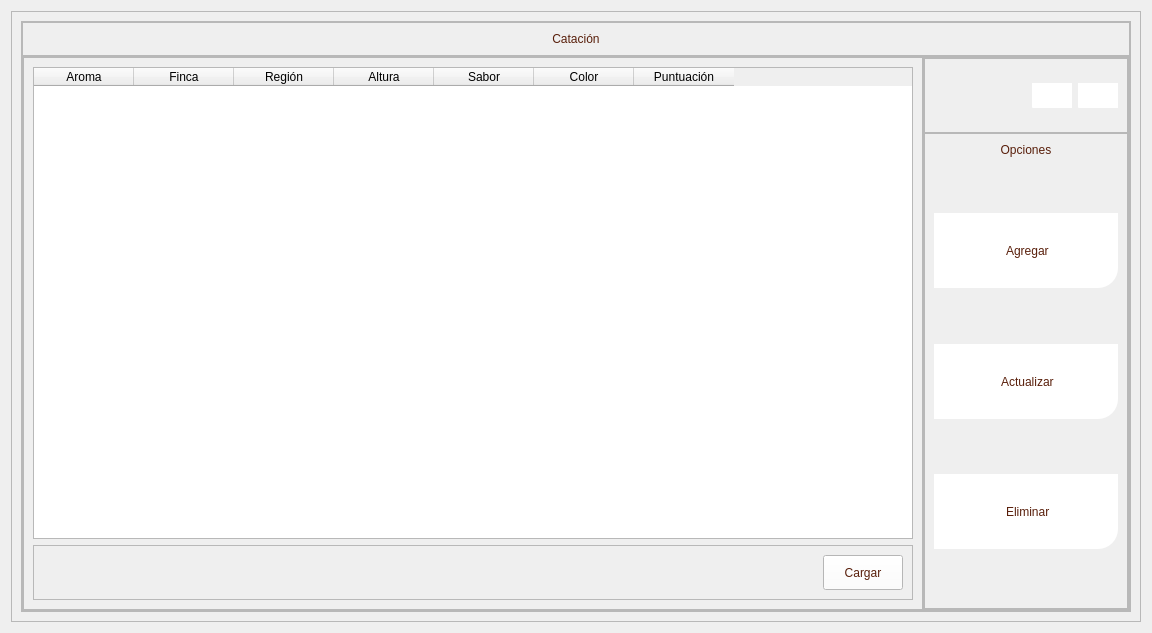
         <widget class="QWidget" name="page_catacion">
          <layout class="QVBoxLayout" name="verticalLayout_45">
           <item>
            <widget class="QFrame" name="frame_111">
             <property name="frameShape">
              <enum>QFrame::StyledPanel</enum>
             </property>
             <property name="frameShadow">
              <enum>QFrame::Raised</enum>
             </property>
             <layout class="QVBoxLayout" name="verticalLayout_51">
              <item>
               <widget class="QFrame" name="frame_118">
                <property name="frameShape">
                 <enum>QFrame::StyledPanel</enum>
                </property>
                <property name="frameShadow">
                 <enum>QFrame::Raised</enum>
                </property>
                <layout class="QVBoxLayout" name="verticalLayout_46">
                 <property name="spacing">
                  <number>0</number>
                 </property>
                 <property name="leftMargin">
                  <number>0</number>
                 </property>
                 <property name="topMargin">
                  <number>0</number>
                 </property>
                 <property name="rightMargin">
                  <number>0</number>
                 </property>
                 <property name="bottomMargin">
                  <number>0</number>
                 </property>
                 <item>
                  <widget class="QFrame" name="frame_119">
                   <property name="maximumSize">
                    <size>
                     <width>16777215</width>
                     <height>50</height>
                    </size>
                   </property>
                   <property name="frameShape">
                    <enum>QFrame::StyledPanel</enum>
                   </property>
                   <property name="frameShadow">
                    <enum>QFrame::Raised</enum>
                   </property>
                   <layout class="QVBoxLayout" name="verticalLayout_47">
                    <item>
                     <widget class="QLabel" name="label_63">
                      <property name="minimumSize">
                       <size>
                        <width>0</width>
                        <height>0</height>
                       </size>
                      </property>
                      <property name="maximumSize">
                       <size>
                        <width>16777215</width>
                        <height>16777215</height>
                       </size>
                      </property>
                      <property name="styleSheet">
                       <string notr="true">color: rgb(89, 31, 11);
font: 75 12pt &quot;Open Sans Semibold&quot;</string>
                      </property>
                      <property name="text">
                       <string>Catación</string>
                      </property>
                      <property name="alignment">
                       <set>Qt::AlignCenter</set>
                      </property>
                     </widget>
                    </item>
                   </layout>
                  </widget>
                 </item>
                 <item>
                  <widget class="QFrame" name="frame_120">
                   <property name="frameShape">
                    <enum>QFrame::StyledPanel</enum>
                   </property>
                   <property name="frameShadow">
                    <enum>QFrame::Raised</enum>
                   </property>
                   <layout class="QHBoxLayout" name="horizontalLayout_68">
                    <property name="spacing">
                     <number>0</number>
                    </property>
                    <property name="leftMargin">
                     <number>0</number>
                    </property>
                    <property name="topMargin">
                     <number>0</number>
                    </property>
                    <property name="rightMargin">
                     <number>0</number>
                    </property>
                    <property name="bottomMargin">
                     <number>0</number>
                    </property>
                    <item>
                     <widget class="QFrame" name="frame_121">
                      <property name="minimumSize">
                       <size>
                        <width>900</width>
                        <height>0</height>
                       </size>
                      </property>
                      <property name="maximumSize">
                       <size>
                        <width>900</width>
                        <height>16777215</height>
                       </size>
                      </property>
                      <property name="frameShape">
                       <enum>QFrame::StyledPanel</enum>
                      </property>
                      <property name="frameShadow">
                       <enum>QFrame::Raised</enum>
                      </property>
                      <layout class="QVBoxLayout" name="verticalLayout_48">
                       <item>
                        <widget class="QTableWidget" name="tableWidget_5">
                         <column>
                          <property name="text">
                           <string>Aroma</string>
                          </property>
                         </column>
                         <column>
                          <property name="text">
                           <string>Finca</string>
                          </property>
                         </column>
                         <column>
                          <property name="text">
                           <string>Región</string>
                          </property>
                         </column>
                         <column>
                          <property name="text">
                           <string>Altura</string>
                          </property>
                         </column>
                         <column>
                          <property name="text">
                           <string>Sabor</string>
                          </property>
                         </column>
                         <column>
                          <property name="text">
                           <string>Color</string>
                          </property>
                         </column>
                         <column>
                          <property name="text">
                           <string>Puntuación</string>
                          </property>
                         </column>
                        </widget>
                       </item>
                       <item>
                        <widget class="QFrame" name="frame_122">
                         <property name="minimumSize">
                          <size>
                           <width>0</width>
                           <height>50</height>
                          </size>
                         </property>
                         <property name="frameShape">
                          <enum>QFrame::StyledPanel</enum>
                         </property>
                         <property name="frameShadow">
                          <enum>QFrame::Raised</enum>
                         </property>
                         <layout class="QHBoxLayout" name="horizontalLayout_69">
                          <item>
                           <spacer name="horizontalSpacer_28">
                            <property name="orientation">
                             <enum>Qt::Horizontal</enum>
                            </property>
                            <property name="sizeHint" stdset="0">
                             <size>
                              <width>749</width>
                              <height>20</height>
                             </size>
                            </property>
                           </spacer>
                          </item>
                          <item>
                           <widget class="QPushButton" name="cargar_invetario_3">
                            <property name="minimumSize">
                             <size>
                              <width>0</width>
                              <height>35</height>
                             </size>
                            </property>
                            <property name="styleSheet">
                             <string notr="true">QFrame{
background-color: rgb(51, 157, 255);
}

QPushButton{
color: rgb(89, 31, 11);
background-color: rgb(255, 255, 255);
font: 75 9pt &quot;Open Sans Semibold&quot;
}

QPushButton:hover{
color: rgb(255, 255, 255);
background-color: rgb(209, 172, 127);
font: 75 9pt  &quot;Open Sans Semibold&quot;
}
</string>
                            </property>
                            <property name="text">
                             <string>Cargar</string>
                            </property>
                           </widget>
                          </item>
                         </layout>
                        </widget>
                       </item>
                      </layout>
                     </widget>
                    </item>
                    <item>
                     <widget class="QFrame" name="frame_123">
                      <property name="frameShape">
                       <enum>QFrame::StyledPanel</enum>
                      </property>
                      <property name="frameShadow">
                       <enum>QFrame::Raised</enum>
                      </property>
                      <layout class="QVBoxLayout" name="verticalLayout_49">
                       <property name="spacing">
                        <number>0</number>
                       </property>
                       <property name="leftMargin">
                        <number>0</number>
                       </property>
                       <property name="topMargin">
                        <number>0</number>
                       </property>
                       <property name="rightMargin">
                        <number>0</number>
                       </property>
                       <property name="bottomMargin">
                        <number>0</number>
                       </property>
                       <item>
                        <widget class="QFrame" name="frame_124">
                         <property name="minimumSize">
                          <size>
                           <width>0</width>
                           <height>75</height>
                          </size>
                         </property>
                         <property name="maximumSize">
                          <size>
                           <width>16777215</width>
                           <height>75</height>
                          </size>
                         </property>
                         <property name="frameShape">
                          <enum>QFrame::StyledPanel</enum>
                         </property>
                         <property name="frameShadow">
                          <enum>QFrame::Raised</enum>
                         </property>
                         <layout class="QHBoxLayout" name="horizontalLayout_70">
                          <item>
                           <spacer name="horizontalSpacer_21">
                            <property name="orientation">
                             <enum>Qt::Horizontal</enum>
                            </property>
                            <property name="sizeHint" stdset="0">
                             <size>
                              <width>98</width>
                              <height>20</height>
                             </size>
                            </property>
                           </spacer>
                          </item>
                          <item>
                           <widget class="QPushButton" name="btn_menu_9">
                            <property name="minimumSize">
                             <size>
                              <width>40</width>
                              <height>25</height>
                             </size>
                            </property>
                            <property name="maximumSize">
                             <size>
                              <width>40</width>
                              <height>16777215</height>
                             </size>
                            </property>
                            <property name="styleSheet">
                             <string notr="true">QFrame{
background-color: rgb(51, 157, 255);
}

QPushButton{
color: rgb(255, 255, 255);
background-color: rgb(255, 255, 255);
border-bottom-left-radius:1px;
font: 75 9pt &quot;Open Sans Semibold&quot;
}

QPushButton:hover{
color: rgb(0, 0, 0);
background-color: rgb(209, 172, 127);
border-bottom-left-radius:1px;
font: 75 9pt  &quot;Open Sans Semibold&quot;
}
</string>
                            </property>
                            <property name="text">
                             <string/>
                            </property>
                            <property name="icon">
                             <iconset>
                              <normaloff>Imagenes/Imagen5.png</normaloff>Imagenes/Imagen5.png</iconset>
                            </property>
                            <property name="iconSize">
                             <size>
                              <width>40</width>
                              <height>2035</height>
                             </size>
                            </property>
                           </widget>
                          </item>
                          <item>
                           <widget class="QPushButton" name="btn_menu_10">
                            <property name="minimumSize">
                             <size>
                              <width>40</width>
                              <height>25</height>
                             </size>
                            </property>
                            <property name="maximumSize">
                             <size>
                              <width>40</width>
                              <height>16777215</height>
                             </size>
                            </property>
                            <property name="styleSheet">
                             <string notr="true">QFrame{
background-color: rgb(51, 157, 255);
}

QPushButton{
color: rgb(255, 255, 255);
background-color: rgb(255, 255, 255);
border-bottom-left-radius:1px;
font: 75 9pt &quot;Open Sans Semibold&quot;
}

QPushButton:hover{
color: rgb(0, 0, 0);
background-color: rgb(209, 172, 127);
border-bottom-left-radius:1px;
font: 75 9pt  &quot;Open Sans Semibold&quot;
}
</string>
                            </property>
                            <property name="text">
                             <string/>
                            </property>
                            <property name="icon">
                             <iconset>
                              <normaloff>Imagenes/Imagen6.png</normaloff>Imagenes/Imagen6.png</iconset>
                            </property>
                            <property name="iconSize">
                             <size>
                              <width>40</width>
                              <height>2035</height>
                             </size>
                            </property>
                           </widget>
                          </item>
                         </layout>
                        </widget>
                       </item>
                       <item>
                        <widget class="QFrame" name="frame_menu_5">
                         <property name="frameShape">
                          <enum>QFrame::StyledPanel</enum>
                         </property>
                         <property name="frameShadow">
                          <enum>QFrame::Raised</enum>
                         </property>
                         <layout class="QVBoxLayout" name="verticalLayout_50">
                          <item>
                           <widget class="QLabel" name="label_64">
                            <property name="styleSheet">
                             <string notr="true">color: rgb(89, 31, 11);
font: 75 12pt &quot;Open Sans Semibold&quot;</string>
                            </property>
                            <property name="text">
                             <string>Opciones</string>
                            </property>
                            <property name="alignment">
                             <set>Qt::AlignCenter</set>
                            </property>
                           </widget>
                          </item>
                          <item>
                           <spacer name="verticalSpacer_14">
                            <property name="orientation">
                             <enum>Qt::Vertical</enum>
                            </property>
                            <property name="sizeHint" stdset="0">
                             <size>
                              <width>20</width>
                              <height>50</height>
                             </size>
                            </property>
                           </spacer>
                          </item>
                          <item>
                           <widget class="QPushButton" name="btn_agregar_C">
                            <property name="minimumSize">
                             <size>
                              <width>150</width>
                              <height>75</height>
                             </size>
                            </property>
                            <property name="styleSheet">
                             <string notr="true">QFrame{
background-color: rgb(51, 157, 255);
}

QPushButton{
color: rgb(89, 31, 11);
	background-color: rgb(255, 255, 255);
border-bottom-right-radius:20px;
font: 75 9pt  &quot;Open Sans Semibold&quot;
}

QPushButton:hover{
color: rgb(255, 255, 255);
background-color: rgb(222, 184, 135);
border-bottom-right-radius:20px;
font: 75 9pt &quot;Open Sans Semibold&quot;

}</string>
                            </property>
                            <property name="text">
                             <string> Agregar</string>
                            </property>
                            <property name="icon">
                             <iconset>
                              <normaloff>Imagenes/cafe.png</normaloff>Imagenes/cafe.png</iconset>
                            </property>
                            <property name="iconSize">
                             <size>
                              <width>50</width>
                              <height>50</height>
                             </size>
                            </property>
                           </widget>
                          </item>
                          <item>
                           <spacer name="verticalSpacer_15">
                            <property name="orientation">
                             <enum>Qt::Vertical</enum>
                            </property>
                            <property name="sizeHint" stdset="0">
                             <size>
                              <width>20</width>
                              <height>50</height>
                             </size>
                            </property>
                           </spacer>
                          </item>
                          <item>
                           <widget class="QPushButton" name="btn_actualizar_C">
                            <property name="minimumSize">
                             <size>
                              <width>150</width>
                              <height>75</height>
                             </size>
                            </property>
                            <property name="styleSheet">
                             <string notr="true">QFrame{
background-color: rgb(51, 157, 255);
}

QPushButton{
color: rgb(89, 31, 11);
	background-color: rgb(255, 255, 255);
border-bottom-right-radius:20px;
font: 75 9pt  &quot;Open Sans Semibold&quot;
}

QPushButton:hover{
color: rgb(255, 255, 255);
background-color: rgb(222, 184, 135);
border-bottom-right-radius:20px;
font: 75 9pt &quot;Open Sans Semibold&quot;

}</string>
                            </property>
                            <property name="text">
                             <string> Actualizar</string>
                            </property>
                            <property name="icon">
                             <iconset>
                              <normaloff>Imagenes/granos-de-cafe.png</normaloff>Imagenes/granos-de-cafe.png</iconset>
                            </property>
                            <property name="iconSize">
                             <size>
                              <width>50</width>
                              <height>50</height>
                             </size>
                            </property>
                           </widget>
                          </item>
                          <item>
                           <spacer name="verticalSpacer_16">
                            <property name="orientation">
                             <enum>Qt::Vertical</enum>
                            </property>
                            <property name="sizeHint" stdset="0">
                             <size>
                              <width>20</width>
                              <height>49</height>
                             </size>
                            </property>
                           </spacer>
                          </item>
                          <item>
                           <widget class="QPushButton" name="btn_eliminar_C">
                            <property name="minimumSize">
                             <size>
                              <width>150</width>
                              <height>75</height>
                             </size>
                            </property>
                            <property name="styleSheet">
                             <string notr="true">QFrame{
background-color: rgb(51, 157, 255);
}

QPushButton{
color: rgb(89, 31, 11);
	background-color: rgb(255, 255, 255);
border-bottom-right-radius:20px;
font: 75 9pt  &quot;Open Sans Semibold&quot;
}

QPushButton:hover{
color: rgb(255, 255, 255);
background-color: rgb(222, 184, 135);
border-bottom-right-radius:20px;
font: 75 9pt &quot;Open Sans Semibold&quot;

}</string>
                            </property>
                            <property name="text">
                             <string> Eliminar</string>
                            </property>
                            <property name="icon">
                             <iconset>
                              <normaloff>Imagenes/grano-de-cafe.png</normaloff>Imagenes/grano-de-cafe.png</iconset>
                            </property>
                            <property name="iconSize">
                             <size>
                              <width>50</width>
                              <height>50</height>
                             </size>
                            </property>
                           </widget>
                          </item>
                          <item>
                           <spacer name="verticalSpacer_17">
                            <property name="orientation">
                             <enum>Qt::Vertical</enum>
                            </property>
                            <property name="sizeHint" stdset="0">
                             <size>
                              <width>20</width>
                              <height>50</height>
                             </size>
                            </property>
                           </spacer>
                          </item>
                         </layout>
                        </widget>
                       </item>
                      </layout>
                     </widget>
                    </item>
                   </layout>
                  </widget>
                 </item>
                </layout>
               </widget>
              </item>
             </layout>
            </widget>
           </item>
          </layout>
         </widget>
